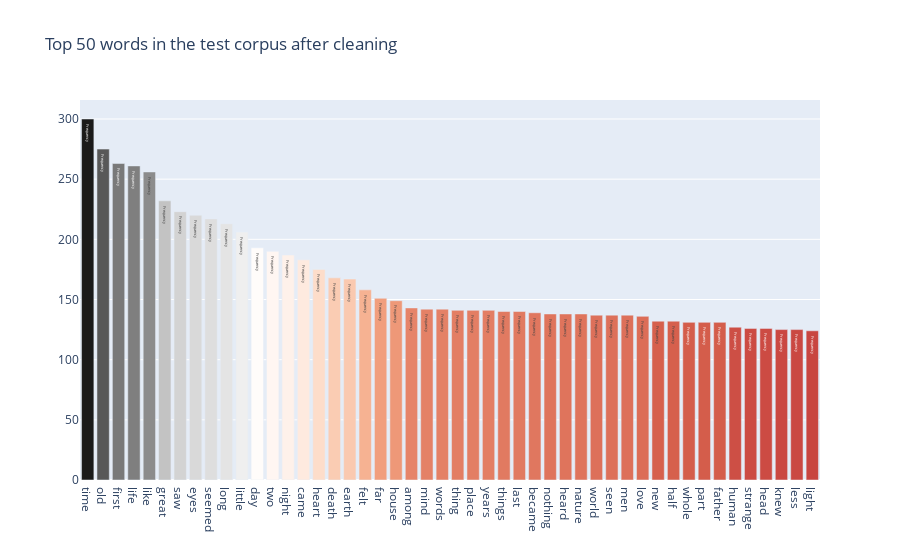

Notebook code for this chart:
### Code cell
words = test['text_processed'].str.split(expand=True).unstack().value_counts()
data = [go.Bar(x = words.index.values[2:50],y = words.values[2:50],marker= dict(colorscale='rdgy',color = words.values[2:100]),text="Frequency")]
layout = go.Layout(title='Top 50 words in the test corpus after cleaning')
fig = go.Figure(data=data, layout=layout)
py.iplot(fig, filename='bargraph')

### Figure 1 — Plotly figure (JSON) as saved in the notebook; plotly's stock layout.template omitted (floating-point values rounded to 4 significant figures)
{"data": [{"marker": {"color": [300, 275, 263, 261, 256, 232, 223, 220, 217, 213, 206, 193, 190, 187, 183, 175, 168, 167, 158, 151, 149, 143, 142, 142, 141, 141, 141, 140, 140, 139, 138, 138, 138, 137, 137, 137, 136, 132, 132, 131, 131, 131, 127, 126, 126, 125, 125, 124, 123, 123, 123, 118, 117, 116, 115, 115, 112, 110, 109, 108, 108, 106, 105, 104, 103, 103, 102, 100, 100, 100, 99, 99, 98, 98, 98, 97, 97, 97, 97, 96, 95, 95, 95, 94, 94, 93, 93, 92, 92, 91, 91, 91, 91, 90, 90, 90, 90, 90], "colorscale": [[0, "rgb(103,0,31)"], [0.1, "rgb(178,24,43)"], [0.2, "rgb(214,96,77)"], [0.3, "rgb(244,165,130)"], [0.4, "rgb(253,219,199)"], [0.5, "rgb(255,255,255)"], [0.6, "rgb(224,224,224)"], [0.7, "rgb(186,186,186)"], [0.8, "rgb(135,135,135)"], [0.9, "rgb(77,77,77)"], [1, "rgb(26,26,26)"]]}, "text": "Frequency", "type": "bar", "x": ["time", "old", "first", "life", "like", "great", "saw", "eyes", "seemed", "long", "little", "day", "two", "night", "came", "heart", "death", "earth", "felt", "far", "house", "among", "mind", "words", "thing", "place", "years", "things", "last", "became", "nothing", "heard", "nature", "world", "seen", "men", "love", "new", "half", "whole", "part", "father", "human", "strange", "head", "knew", "less", "light"], "y": [300, 275, 263, 261, 256, 232, 223, 220, 217, 213, 206, 193, 190, 187, 183, 175, 168, 167, 158, 151, 149, 143, 142, 142, 141, 141, 141, 140, 140, 139, 138, 138, 138, 137, 137, 137, 136, 132, 132, 131, 131, 131, 127, 126, 126, 125, 125, 124]}], "layout": {"title": {"text": "Top 50 words in the test corpus after cleaning"}}}
